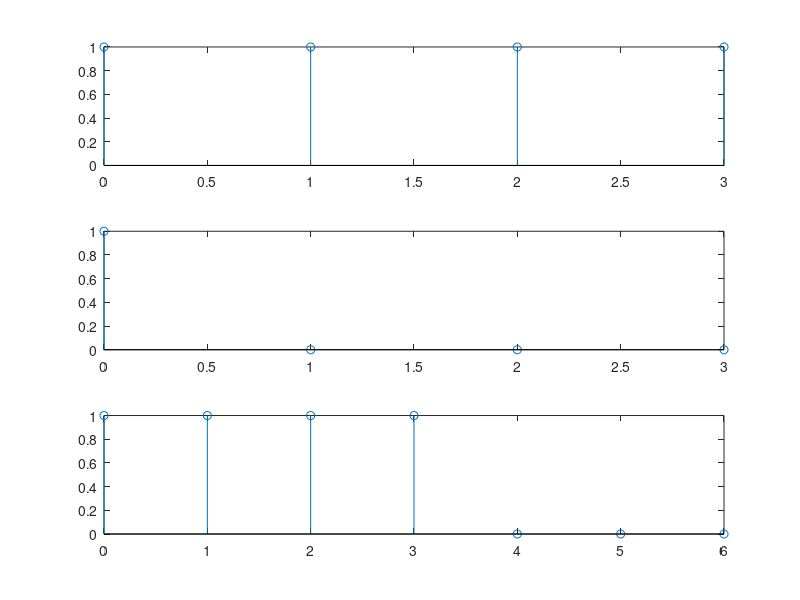

This chart was generated by the following MATLAB code:
close all
s=0:1:3;
t=0:1:6;
fun1=s>=0; 
fun2=s==0;
con=convn(fun1,fun2);
subplot(3,1,1);
stem(s,fun1);
subplot(3,1,2);
stem(s,fun2);
subplot(3,1,3);
stem(t,con);
